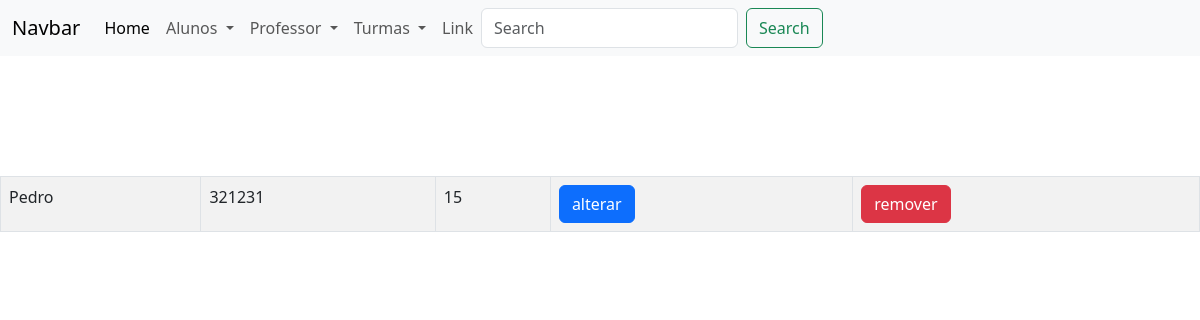
Before: /aluno/listarAlunos.php with the older database file.
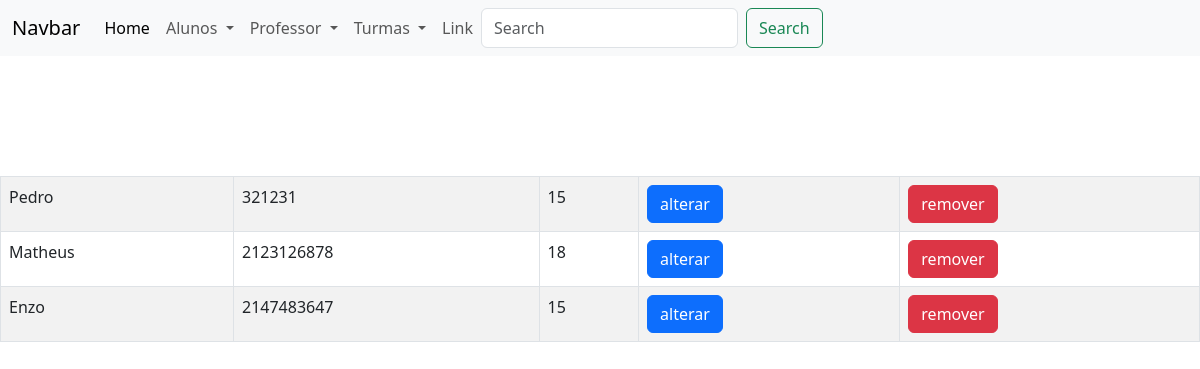
After: the same page with the newer database file.
### tables this page shows
CREATE TABLE `tblalunos` (
  `idAluno` int(11) NOT NULL,
  `NomeAluno` varchar(100) NOT NULL,
  `CpfAluno` int(11) NOT NULL,
  `IdadeAluno` int(11) NOT NULL,
  `cepAluno` int(11) NOT NULL,
  `lograAluno` varchar(150) NOT NULL,
  `numAluno` int(11) NOT NULL,
  `cidadeAluno` varchar(150) NOT NULL,
  `ufAluno` varchar(2) NOT NULL,
  `bairroAluno` varchar(100) DEFAULT NULL,
  `complAluno` varchar(150) NOT NULL,
  `idTurma` int(11) NOT NULL,
  `idUsuario` int(11) DEFAULT NULL,
  `ativo` int(1) NOT NULL DEFAULT 1
);

### aluno/banco-aluno.php (called while the page is built, shortened)
<?php
     function listarAlunos(){
        $pdo = conectar();
         $sql = "SELECT * FROM `tblalunos`";
             $stmt = $pdo->prepare($sql);
             $stmt->execute();
         $alunos = array();
         while ($aluno = $stmt->fetch(PDO::FETCH_ASSOC)) {
             array_push($alunos, $aluno);
         }
         return $alunos;
     }
?>

### aluno/listarAlunos.php (the view, shortened to what this page needs)
<!DOCTYPE html>
<html lang="pt-br">
<head>
    <link href="css/form.css" rel="stylesheet" />
    <link href="css/css/bootstrap.css" rel="stylesheet" />
</head>
<?php
     include("banco-aluno.php");
      ?>
<body>
<header>
    <?php include('../util/cabecalho.php')?>
</header>
<table class="table table-striped table-bordered">
    <?php
        $alunos = listarAlunos();
        foreach($alunos as $aluno) :
    ?>
        <tr>
        <td><?= $aluno['NomeAluno'] ?></td>
        <td><?= $aluno['CpfAluno'] ?></td>
        <td><?= $aluno['IdadeAluno'] ?></td>
        <td><a class="btn btn-primary" href="formAlteraAluno.php?id=<?=$aluno['idAluno']?>">alterar</a></td>
        <td>
            <form action="removeAluno.php" method="post">
                <button class="btn btn-danger">remover</button>
            </form>
        </td>
    </tr>
    <?php
        endforeach
    ?>
</table>
</body>
</html>

### util/cabecalho.php (shortened to what this page needs)
<html>
<head>
  <link href="https://cdn.jsdelivr.net/npm/bootstrap@5.3.0-alpha3/dist/css/bootstrap.min.css" rel="stylesheet">
</head>
<html>
<body>
<nav class="navbar navbar-expand-lg bg-light">
  <div class="container-fluid">
    <a class="navbar-brand" href="#">Navbar</a>
    <div class="collapse navbar-collapse" id="navbarSupportedContent">
      <ul class="navbar-nav me-auto mb-2 mb-lg-0">
        <li class="nav-item">
          <a class="nav-link active" aria-current="page" href="../util/adm.php">Home</a>
        </li>
        <li class="nav-item dropdown">
          <a class="nav-link dropdown-toggle" href="#" role="button" data-bs-toggle="dropdown" aria-expanded="false">
            Alunos
          </a>
        </li>
        <li class="nav-item dropdown">
          <a class="nav-link dropdown-toggle" href="#" role="button" data-bs-toggle="dropdown" aria-expanded="false">
            Professor
          </a>
        </li>
        <li class="nav-item dropdown">
          <a class="nav-link dropdown-toggle" href="#" role="button" data-bs-toggle="dropdown" aria-expanded="false">
           Turmas
          </a>
        </li>
        <li class="nav-item">
          <a class="nav-link" href="#">Link</a>
        </li>
        <form class="d-flex text-right" role="search">
          <input class="form-control me-2" type="search" placeholder="Search" aria-label="Search">
          <button class="btn btn-outline-success" type="submit">Search</button>
        </form>
    </div>
  </div>
</nav>
</body>
</html>

### css/form.css (style rules this page uses)
header { margin-bottom: 120px; }

Changed rows visible on the page:
added tblalunos: NomeAluno "Matheus", CpfAluno "2123126878", IdadeAluno "18"
added tblalunos: NomeAluno "Enzo", CpfAluno "2147483647", IdadeAluno "15"
